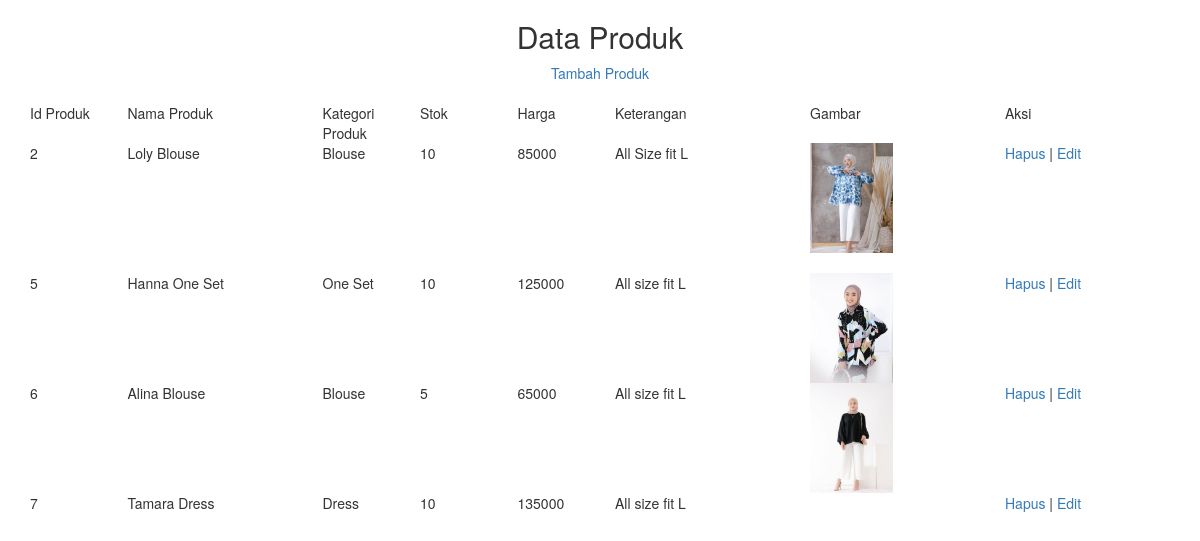
The app's page /owner/tampilproduk.php with its own data.
### tables this page shows
CREATE TABLE `produk` (
  `id_produk` int(11) NOT NULL,
  `nama_produk` varchar(256) NOT NULL,
  `kategori` varchar(256) NOT NULL,
  `harga` int(11) NOT NULL,
  `stok` int(11) NOT NULL,
  `keterangan` varchar(500) NOT NULL,
  `gambar` varchar(256) NOT NULL
);

### owner/tampilproduk.php (the view, shortened to what this page needs)
<!DOCTYPE html>
<html>
<head>
  <link rel="stylesheet" href="https://maxcdn.bootstrapcdn.com/bootstrap/3.4.1/css/bootstrap.min.css">
</head>
<body>
<div class="container">
  <center>
    <h2>Data Produk</h2>
    <a href="tambahproduk.html">Tambah Produk</a>
  </center>
  <div class="table-responsive">
  <br>
  <table class="table">
    <thead style="color: lightblue;">
      <tr>
        <div class="row">
          <div class="col-sm-1">Id Produk</div>
          <div class="col-sm-2">Nama Produk</div>
          <div class="col-sm-1">Kategori Produk</div>
          <div class="col-sm-1">Stok</div>
          <div class="col-sm-1">Harga</div>
          <div class="col-sm-2">Keterangan</div>
          <div class="col-sm-2">Gambar</div>
          <div class="col-sm-2">Aksi</div>
        </div>
      </tr>
    </thead>
      <?php
      include 'koneksi.php';
      $ambildata = mysqli_query($conn,"SELECT * from produk");
      while($row=mysqli_fetch_array($ambildata)){
        ?>
    <tbody>
      <tr>
        <div class="row">
          <div class="col-sm-1"><?php echo $row['id_produk']; ?></div>
          <div class="col-sm-2"><?php echo $row['nama_produk']; ?></div>
          <div class="col-sm-1"><?php echo $row['kategori']; ?></div>
          <div class="col-sm-1"><?php echo $row['stok']; ?></div>
          <div class="col-sm-1"><?php echo $row['harga']; ?></div>
          <div class="col-sm-2"><?php echo $row['keterangan']; ?></div>
          <div class="col-sm-2"><img src="img/<?php echo $row['gambar'];?>" alt="" style="max-width: 50%; height: auto;"></div>
          <div class="col-sm-2"><a href="hapusproduk.php?id=<?php echo $row['id_produk'];?>"> Hapus </a> | <a href="editproduk.php?id=<?php echo $row['id_produk'];?>"> Edit </a></div>
        </div>
      </tr>
    </tbody>
  </table>
  <?php } ?>
  </div>
</div>
</body>
</html>

### records on screen
produk: id_produk "2", nama_produk "Loly Blouse", kategori "Blouse", stok "10", harga "85000", keterangan "All Size fit L", gambar (picture)
produk: id_produk "5", nama_produk "Hanna One Set", kategori "One Set", stok "10", harga "125000", keterangan "All size fit L", gambar (picture)
produk: id_produk "6", nama_produk "Alina Blouse", kategori "Blouse", stok "5", harga "65000", keterangan "All size fit L", gambar (picture)
produk: id_produk "7", nama_produk "Tamara Dress", kategori "Dress", stok "10", harga "135000", keterangan "All size fit L"
